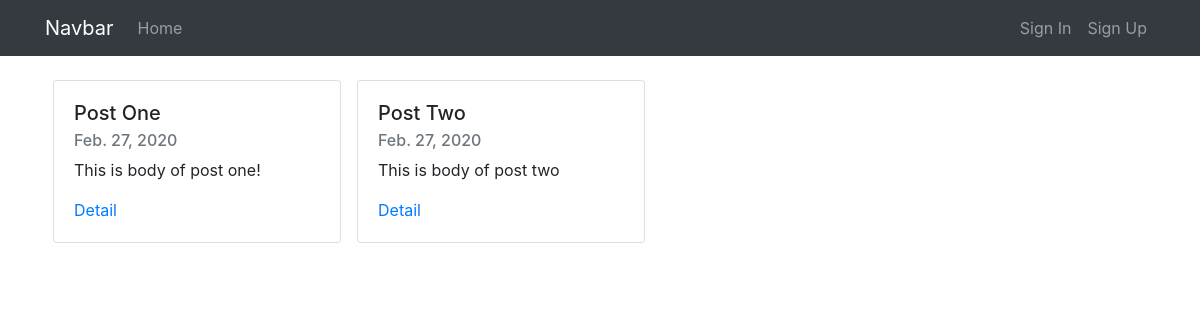
Page /post/ on the earlier database version.
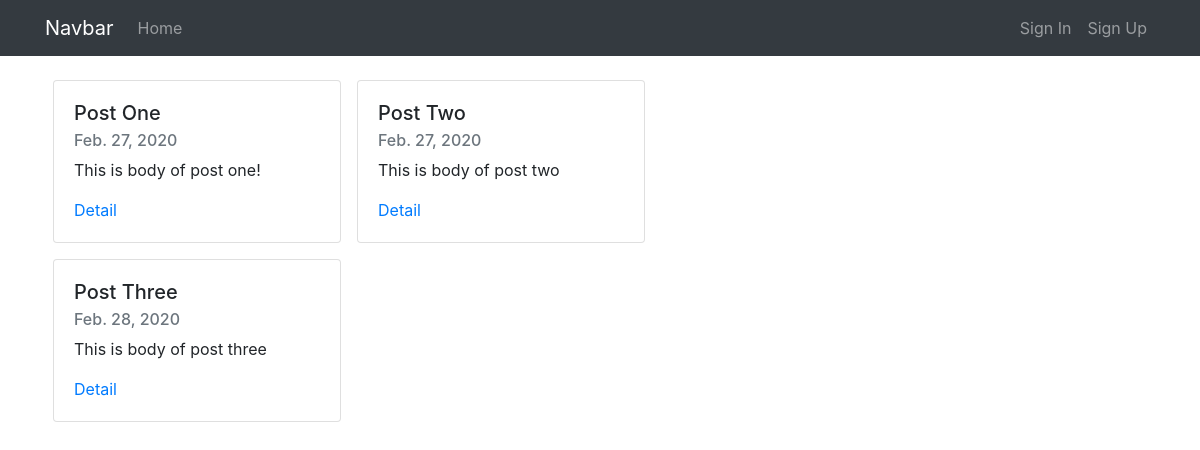
Same page on the later database version.
### post/models.py (models this page shows, shortened)
class Posts(models.Model):
    title       = models.CharField(max_length=255)
    content     = models.TextField(max_length=255)
    slug        = models.SlugField()
    author      = models.ForeignKey(User, on_delete=models.CASCADE)
    created_at  = models.DateField(auto_now=True)

### post/views.py (the view)
# urls.py: path('', ListPostsView.as_view(), name='list'),
class ListPostsView(ListView):
    model         = Posts
    template_name = 'post/list.html'
    context_object_name = 'list_post'

### post/templates/post/list.html
{% extends 'base.html' %}
{% block content %}
<div class="col-9">
  <div class="row">
  {% for post in list_post %}
    <div class="card m-2" style="width: 18rem;">
      <div class="card-body">
        <h5 class="card-title">{{post.title}}</h5>
        <h6 class="card-subtitle mb-2 text-muted">{{post.created_at}}</h6>
        <p class="card-text">{{post.content}}</p>
        <a href="{% url 'post:detail' post.slug %}" class="card-link">Detail</a>
      </div>
    </div>
    {% endfor %}
  </div>
</div>
{% endblock content %}

### templates/base.html (shortened to what this page needs)
{% load static %}
<!DOCTYPE html>
<html lang="en">
<head>
    <link rel="stylesheet" type='text/css' href="{% static 'vendor/css/bootstrap.min.css' %}">
</head>
<body>
    <nav class="navbar navbar-expand-lg navbar-dark bg-dark">
        <div class="container">
            <a class="navbar-brand" href="#">Navbar</a>
            <div class="collapse navbar-collapse" id="navbarNavAltMarkup">
              <div class="navbar-nav">
                <a class="nav-item nav-link" href="{% url 'post:list' %}">Home</a>
              </div>
              {% if user.is_authenticated %}
                <div class="nav-item dropdown ml-auto">
                  <a class="nav-link dropdown-toggle text-light" href="#" id="navbarDropdownMenuLink" role="button" data-toggle="dropdown" aria-haspopup="true" aria-expanded="false">
                    {{user}}
                  </a>
                  <div class="dropdown-menu" aria-labelledby="navbarDropdownMenuLink">
                    <a class="dropdown-item" href="{% url 'post:create' %}">Create Post</a>
                    <a class="dropdown-item" href="#">Manage Post</a>
                    <a class="dropdown-item" href="{% url 'user:logout' %}">Logout</a>
                  </div>
                </div>
              {% else %}
                <div class="navbar-nav ml-auto">
                  <a class="nav-item nav-link" href="{% url 'user:login' %}">Sign In</a>
                  <a class="nav-item nav-link" href="{% url 'user:register' %}">Sign Up</a>
                </div>
              {% endif %}
            </div>
        </div>
      </nav>
      <div class="container mt-3">
          {% block content %}
          {% endblock content %}
      </div>
</body>
</html>

Differences in the rows shown:
added Posts: title "Post Three", created_at "Feb. 28, 2020", content "This is body of post three"
